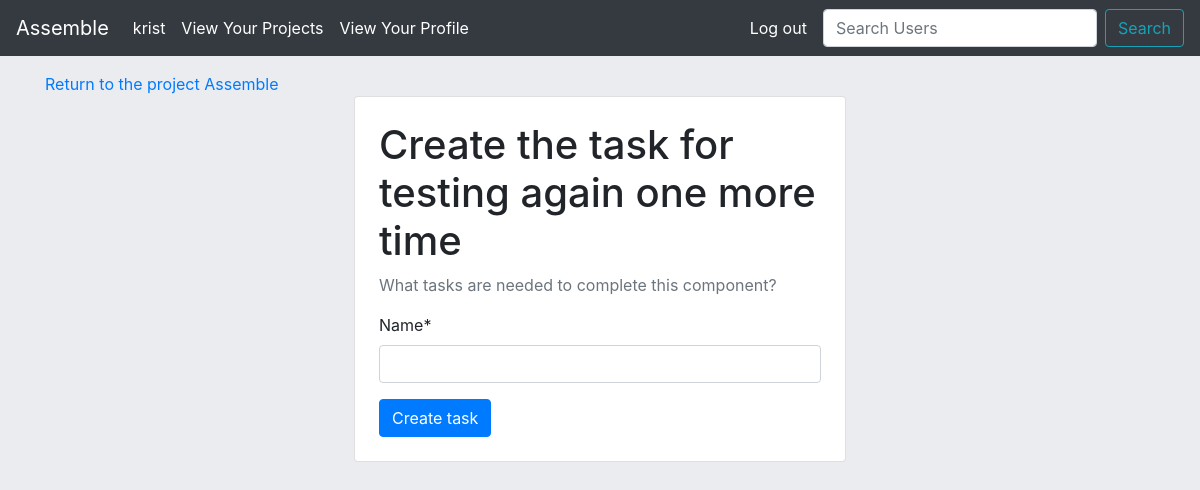
/home/project-list/project-detail/component-task-create/testing-again/ (signed in), run on an earlier commit of the app's database.
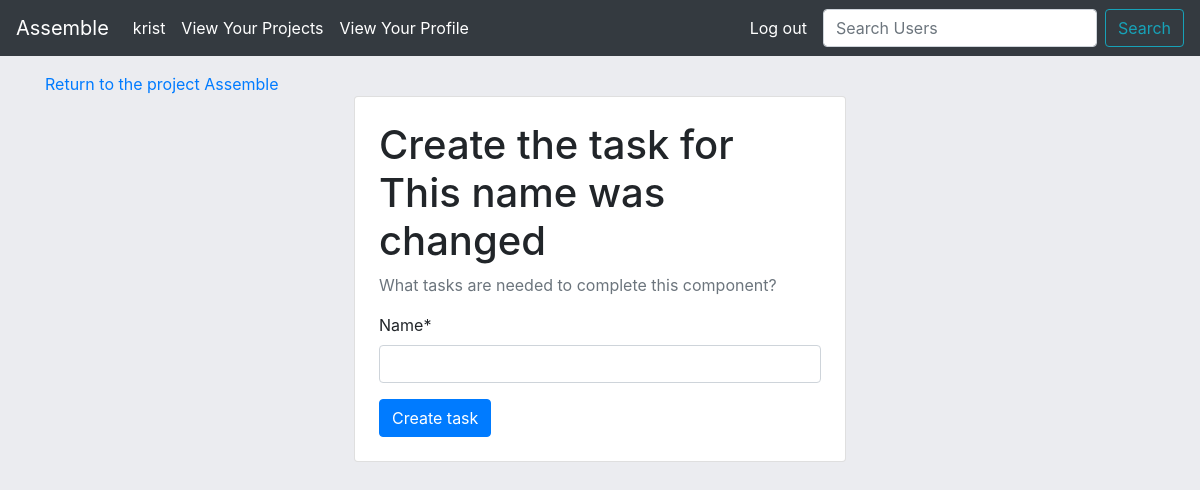
And on a later commit of the database.
### assemble/models.py (models this page shows, shortened)
class ProjectComponent(models.Model):
    name = models.CharField(max_length=200) # can change this
    description = models.CharField(max_length=200,blank=True) # can change this
    slug = models.SlugField(max_length=100,unique=True,blank=True,null=True)
    completed = models.BooleanField(default=False) # can change this
    task = models.ForeignKey('self',null=True,default=None,related_name="component",on_delete=models.CASCADE)
    project = models.ForeignKey(Project,on_delete=models.CASCADE)
    history = HistoricalRecords()

class Project(models.Model):
    name = models.CharField(max_length=60)
    description = models.TextField(max_length=400)
    user = models.ManyToManyField('Profile',blank=True)
    owner = models.ForeignKey('Profile',blank=True,on_delete=models.CASCADE,related_name="creator")
    slug = models.SlugField(max_length=100,unique=True,blank=True,null=True)
    completed= models.BooleanField(default=False)
    history = HistoricalRecords()

### assemble/views.py (the view, shortened to what this page needs)
# urls.py: path('project-list/project-detail/component-task-create/<project_component_slug>/',ProjectTaskCreate.as_view(),name='create-task'),
class ProjectTaskCreate(LoginRequiredMixin,CreateView):
    model = ProjectComponent
    fields = ['name']
    template_name = "assemble/componenttask_form.html"
    def get_context_data(self,**kwargs):
        context= super().get_context_data(**kwargs)
        component = ProjectComponent.objects.get(slug=self.kwargs['project_component_slug'])
        context['component'] = component
        return context

### templates/assemble/componenttask_form.html (shortened to what this page needs)
{% extends 'assemble/base.html' %}
{% load crispy_forms_tags %}
{% block content %}
<div class="container mt-3">
    <a href="{% url 'project-detail' component.project.slug %}">Return to the project {{component.project.name}}</a>
    <div class="row justify-content-center">
        <div class="col-md-6">
            <div class="card mx-4">
                <div class="card-body p-4">
                    <h1>Create the task for {{ component.name }}</h1>
                    <p class="text-muted">What tasks are needed to complete this component?</p>
                    <form method="post">
                        {{ form|crispy }}
                        <button type="submit" class="btn btn-primary">Create task</button>
                    </form>
                </div>
            </div>
        </div>
    </div>
</div>
{% endblock content%}

What changed in the data, as far as the page shows it:
changed ProjectComponent "Assemble": name "testing again one more time" → "This name was changed"
